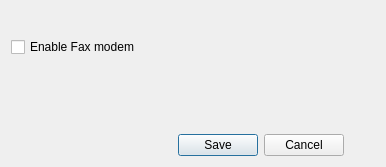
<?xml version="1.0" encoding="UTF-8"?>
<ui version="4.0">
 <class>FaxSetupDialog</class>
 <widget class="QDialog" name="FaxSetupDialog">
  <property name="windowModality">
   <enum>Qt::ApplicationModal</enum>
  </property>
  <property name="geometry">
   <rect>
    <x>0</x>
    <y>0</y>
    <width>386</width>
    <height>167</height>
   </rect>
  </property>
  <property name="windowTitle">
   <string>Fax modem setup</string>
  </property>
  <layout class="QGridLayout" name="gridLayout">
   <item row="0" column="0">
    <layout class="QFormLayout" name="formLayout">
     <item row="1" column="0">
      <widget class="QCheckBox" name="enableFaxCheckBox">
       <property name="text">
        <string>Enable Fax modem</string>
       </property>
      </widget>
     </item>
     <item row="2" column="0">
      <spacer name="verticalSpacer">
       <property name="orientation">
        <enum>Qt::Vertical</enum>
       </property>
       <property name="sizeHint" stdset="0">
        <size>
         <width>20</width>
         <height>40</height>
        </size>
       </property>
      </spacer>
     </item>
     <item row="3" column="1">
      <widget class="QDialogButtonBox" name="buttonBox">
       <property name="orientation">
        <enum>Qt::Horizontal</enum>
       </property>
       <property name="standardButtons">
        <set>QDialogButtonBox::Cancel|QDialogButtonBox::Save</set>
       </property>
       <property name="centerButtons">
        <bool>true</bool>
       </property>
      </widget>
     </item>
     <item row="0" column="0">
      <spacer name="horizontalSpacer">
       <property name="orientation">
        <enum>Qt::Horizontal</enum>
       </property>
       <property name="sizeHint" stdset="0">
        <size>
         <width>40</width>
         <height>20</height>
        </size>
       </property>
      </spacer>
     </item>
    </layout>
   </item>
  </layout>
 </widget>
 <resources/>
 <connections>
  <connection>
   <sender>buttonBox</sender>
   <signal>accepted()</signal>
   <receiver>FaxSetupDialog</receiver>
   <slot>accept()</slot>
   <hints>
    <hint type="sourcelabel">
     <x>248</x>
     <y>254</y>
    </hint>
    <hint type="destinationlabel">
     <x>157</x>
     <y>274</y>
    </hint>
   </hints>
  </connection>
  <connection>
   <sender>buttonBox</sender>
   <signal>rejected()</signal>
   <receiver>FaxSetupDialog</receiver>
   <slot>reject()</slot>
   <hints>
    <hint type="sourcelabel">
     <x>316</x>
     <y>260</y>
    </hint>
    <hint type="destinationlabel">
     <x>286</x>
     <y>274</y>
    </hint>
   </hints>
  </connection>
 </connections>
</ui>
